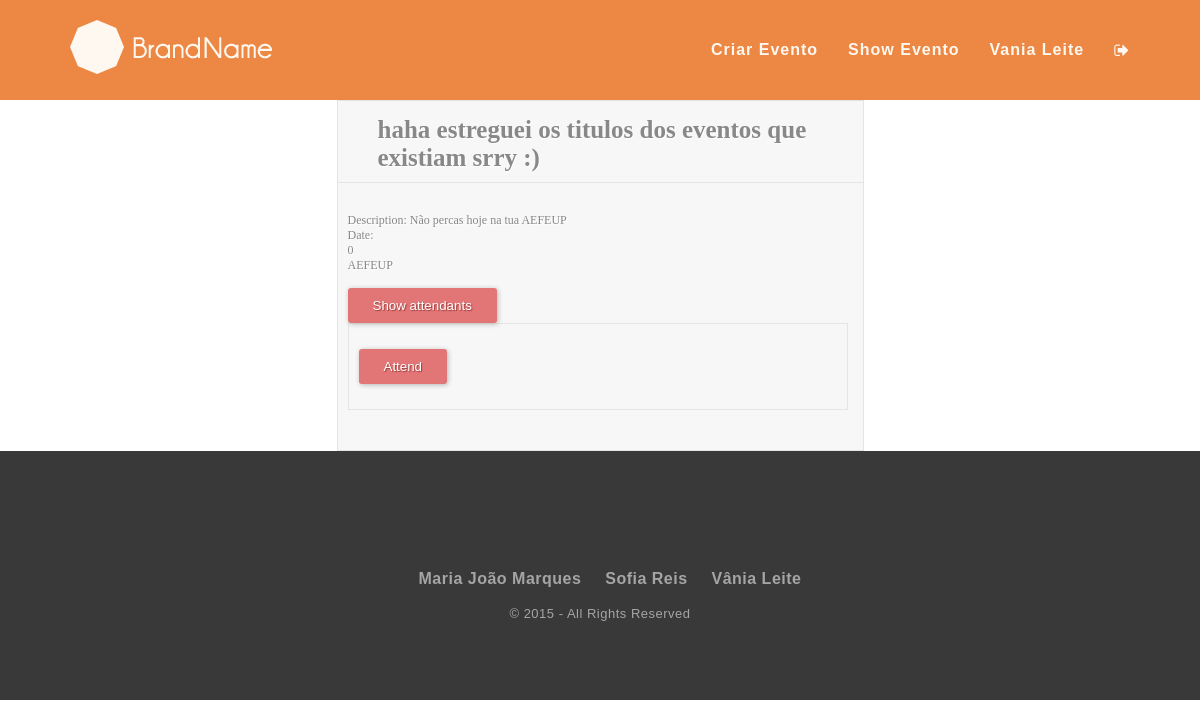
Page /?pagina=showEvent&id=1 (signed in) on the committed database.
### tables this page shows
CREATE TABLE "Event" (
	`idEvent`	INTEGER PRIMARY KEY AUTOINCREMENT,
	`name`	TEXT NOT NULL,
	`description`	TEXT NOT NULL,
	`idImage`	INTEGER,
	`idType`	INTEGER,
	`date`	TEXT NOT NULL,
	`idUser`	INTEGER NOT NULL,
	`public`	INTEGER DEFAULT 0,
	`local`	TEXT
);

### php/loadEvent.php (called while the page is built, shortened)
<?
try {
  $db = new PDO('sqlite:./db/dboltw.db');
  $db->setAttribute(PDO::ATTR_ERRMODE, PDO::ERRMODE_EXCEPTION);
} catch (PDOException $e) {
    print "Error!: " . $e->getMessage() . "<br/>";
    die();
}
function getEventInfo($id){
  try{
    global $db;
    $stmt=$db->prepare("SELECT * FROM Event WHERE idEvent=:event_id");
    $stmt->bindValue(':event_id',$id,PDO::PARAM_STR);
    $found=$stmt->execute();
    $columns=$stmt->fetch();
    return $columns;
  }catch(PDOException $e){
    $_SESSION['errors']=" <script type=\"text/javascript\">
      swal({
            title: \"Error!\",
            text: ". $stmt->errorInfo() .",
            type: \"error\",
            confirmButtonText: \"OK\"
      });
      </script>";
    return -1;
  }
}
function getAuthorInfo($eventId)
{
  try{
    global $db;
    $stmt=$db->prepare("SELECT * FROM User WHERE idUser=:id");
    $stmt->bindValue(':id',getEventInfo($eventId)['idUser']);
    $result= $stmt->fetch();
    return $result;
  }
  catch(PDOException $e){
    if(isset($_SESSION['user_id'])){
      $log=$e->getMessage()." ___Date=".date("Y-m-d")." ___ idUser=".$_SESSION['user_id'].PHP_EOL;
    }else{
      $log=$e->getMessage()." ___Date= ".date("Y-m-d")."\n";
    }
    error_log($log,3,"../error.log");
    return -1;
  }
}
$event=getEventInfo($_GET['id']);
$author=getAuthorInfo($_GET['id']);
?>

### template/showEvent.php (the view, shortened to what this page needs)
<? include_once 'php/loadEvent.php';
$isAttendant=false;
?>
<div  class="event-form">
	<div>
		<h1> <? echo $event["name"];?></h1>
	</div>
	<div>Description:
		<span><? echo $event["description"]; ?></span> <br>
		Date:
		<br>
		<span><? echo $event["public"]; ?></span>
		<br>
		<span><? echo $event["local"]; ?></span>
	</div>
	<div>
		<br>
	</div>
	<button type="button" class="button" id="showAtt">Show attendants</button>
	<? if (isset($_SESSION['user_id'])){ ?>
	<form action="./php/action_attend.php" method="post" enctype="multipart/form-data" class="event-form">
		<? if ($isAttendant){ ?>
			<input type="hidden" value="<? echo $_GET['id'];  ?>" name="remove">
			<input type="submit" name="submit" class="button" value="Not going" />
			<? } else {?>
				<input type="submit" name="submit" class="button" value="Attend" />
			<? } ?>
	</form>
	<? } ?>
<br>
</div>

### css/main.css (style rules this page uses)
body { font-family: 'Source Sans Pro', sans-serif; font-size: 14px; color: #666; }
.event-form { margin-left:auto; margin-right:auto; max-width: 500px; background: #F7F7F7; padding: 25px 15px 25px 10px; font: 12px Georgia, "Times New Roman", Times, serif; color: #888; text-shadow: 1px 1px 1px #FFF; border:1px solid #E4E4E4; }
.event-form h1 { font-size: 25px; padding: 0px 0px 10px 40px; display: block; border-bottom:1px solid #E4E4E4; margin: -10px -15px 30px -10px;; color: #888; }
.event-form .button { background: #E27575; border: none; padding: 10px 25px 10px 25px; color: #FFF; box-shadow: 1px 1px 5px #B6B6B6; border-radius: 3px; text-shadow: 1px 1px 1px #9E3F3F; cursor: pointer; }

### rows in the picture
event: name "haha estreguei os titulos dos eventos que existiam srry :)", description "Não percas hoje na tua AEFEUP", public "0", local "AEFEUP"

### other values in the picture
$_SESSION['firstname'] "Vania"
$_SESSION['lastname'] "Leite"
